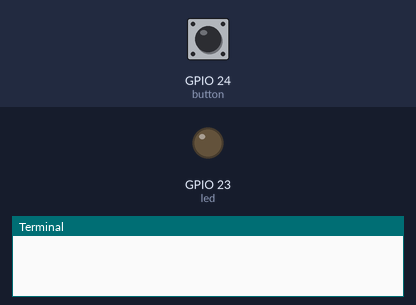
The program below on a simulated Raspberry Pi (BCM pin numbers). On the bench: output pins drawn as LEDs (lit = HIGH), the last lines printed to the terminal. The test bench sets the inputs (shaded band); at power-on: GPIO 24 (button) HIGH.

Above: at 1.2 s.
1.3 s: GPIO 24 (button) pulled LOW for 3.2 s
At 1.55 s:
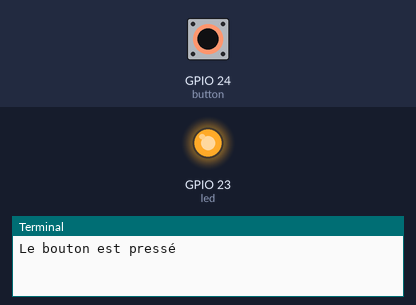
Timing chart, 0 to 6.0 s (numbered marks = the images above; inputs shaded):
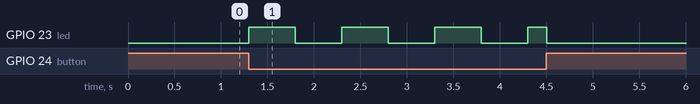

Measured:
- after the input at 1.3 s, GPIO 23 (led): goes 3 × (HIGH 0.50 s, LOW 0.50 s), HIGH 0.20 s, then LOW, starting at once

The program:

button_gpio.py
```python
from gpiozero import LED, Button
from signal import pause

led = LED(23)
button = Button(24)

while True:
    button.wait_for_active() # Méthode permettant d'attendre l'appui sur un boutton pour exécuter le reste du code (synchrone)
    print("Le bouton est pressé")
    led.blink(.5, .5)
    button.wait_for_inactive()
    print("Le bouton est relaché")
    led.off()

""" button.when_activated = lambda: led.blink(.2, .2)
button.when_deactivated = led.off
 """

""" def button_press():
    led.blink(.2, .2)
    print("Le bouton est pressé")

def button_release():
    led.off()
    print("Le bouton est relaché")

button.when_activated = button_press
button.when_deactivated = button_release """

pause()
```
